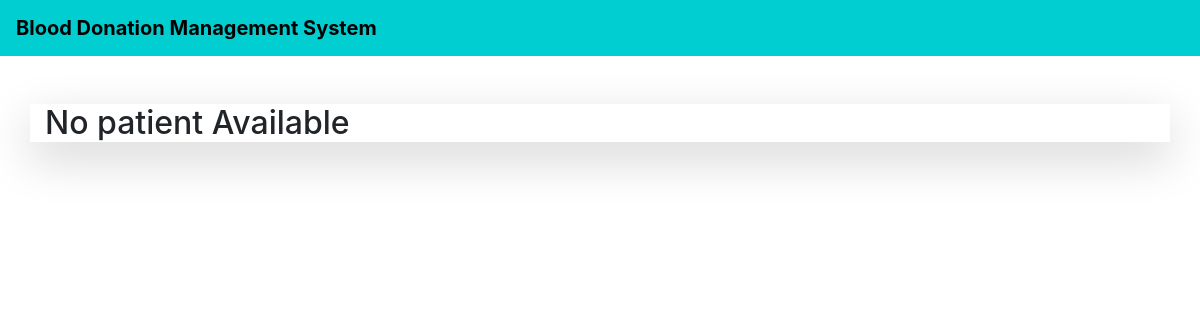
The app's page /patient_list/, older data.
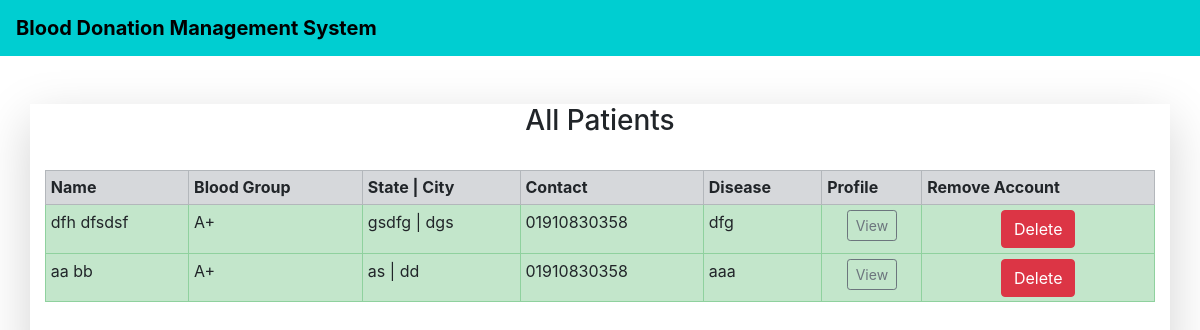
The same page, newer data.
### home/models.py (models this page shows, shortened)
class Patient(models.Model):
    patient = models.OneToOneField(User, on_delete=models.CASCADE, blank=True, null=True)
    date_of_birth = models.CharField(max_length=100)
    phone = models.CharField(max_length=10)
    division = models.CharField(max_length=100)
    dist = models.CharField(max_length=100)
    address = models.TextField(max_length=500, default="")
    blood_group = models.ForeignKey(BloodGroup, on_delete=models.CASCADE)
    disease=models.CharField(max_length=200)
    gender = models.CharField(max_length=10)

class BloodGroup(models.Model):
    name = models.CharField(max_length=5)
    def __str__(self):
        return self.name

### Admin/views.py (the view)
# urls.py: path("patient_list/", views.patient_list, name="patient_list"),
def patient_list(request):
    patients = Patient.objects.all()
    return render(request,'patient_list.html',{'patients':patients})

### Admin/templates/patient_list.html (shortened to what this page needs)
{% extends 'base.html' %}
{% block body %}
 <br>
<div class="container shadow-lg bg-tertiary">
{% if patients %}
<h3 class="text-center">All Patients</h3><br>
<table class="table table-sm table-bordered">
  <tr class="table-secondary">
    <th>Name</th>
    <th>Blood Group</th>
    <th>State | City</th>
    <th>Contact</th>
    <th>Disease</th>
    <th>Profile</th>
    <th>Remove Account</th>
  </tr>
  {% for i in patients %}
      <tr class="table-success">
        <td>{{i.patient.get_full_name}}</td>
        <td>{{i.blood_group}}</td>
        <td>{{i.division}} | {{i.dist}}</td>
        <td>{{i.phone}}</td>
        <td>{{i.disease}}</td>
        <td class="text-center"><a href="{% url 'patient_details' id=i.id %}" class="btn btn-sm btn-outline-secondary">View</a></td>
        <td class="text-center"><a href="{% url 'delete_patient' id=i.id %}" class="btn btn-danger"> Delete </a></td>
  {% endfor %}
</table><br><br>
{% else %}
<h2>No patient Available</h2>
{% endif %}
</div>
{% endblock %}

Row changes from the older to the newer data that the page shows:
added Patient: patient.get_full_name "dfh dfsdsf", blood_group "A+", division "gsdfg", dist "dgs", phone "01910830358", disease "dfg"
added Patient: patient.get_full_name "aa bb", blood_group "A+", division "as", dist "dd", phone "01910830358", disease "aaa"
Text that changed along with them:
text no longer shown: "No patient Available"
text now shown: "All Patients Name Blood Group State | City Contact Disease Profile Remove Account"
